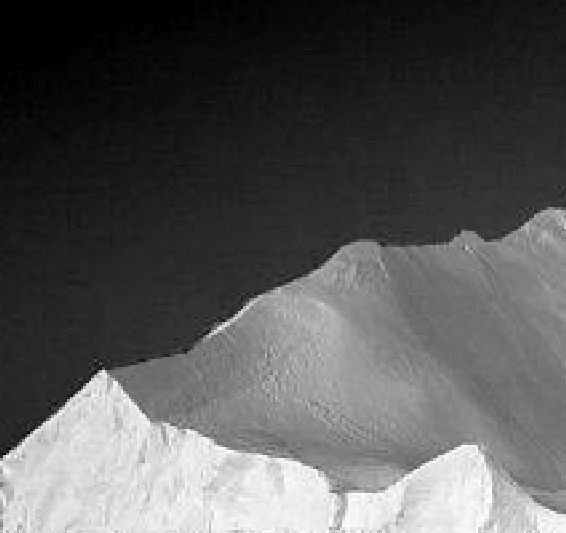
%> input picture Codes for Exercise 7/5.tif, 566 x 533 px
$ octave Otsu2.m   (GNU Octave 9; MATLAB toolbox functions it lacks are replaced by stand-ins)
%> lines starting %> are read from the running program, lines starting %| are printed output that depends on the picture; in (x1, y1, x2, y2) boxes, pixels count from 0 and x2, y2 are one past the last pixel; in counts of white or black regions, pixels touching at a corner belong together; the program's own positions count from 1
%in barnamei baraye OTSU Method (CHAND SATHI SAZI) ast,BARAYE
%EJRAYE BARNAME HAME BARNAME RA ENTEKHAB KARDE(Ctrl+A & Ctrl+C)VA DAR Command
%Window MATLAB PASTE KONID.
clc;
clear all;
close all;
Img=imread('5.tif');
%> Img is the input picture: size 533x566 uint8; min 0, max 254, mean 87.3
zz = zeros(size(Img));
%threshold
T = [90,190,255];

for k = 1 : numel(T)-1
    lo = T(k);
    up = T(k+1);

    zz(Img >= lo & Img < up) = k;
end
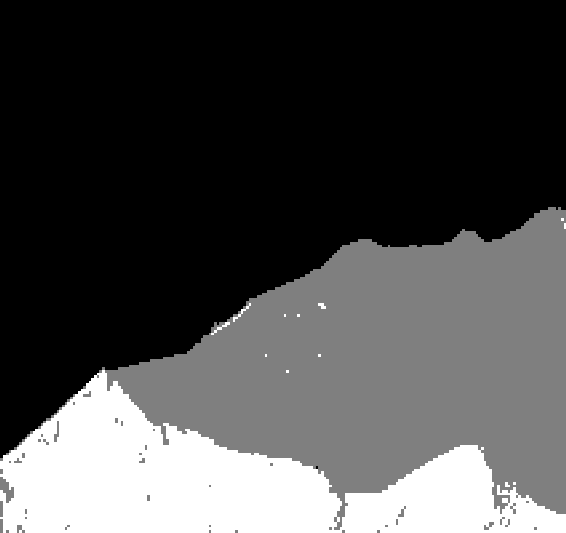
%> zz: size 533x566 double; min 0, max 2, mean 0.579; drawn with min black and max white

reout = uint8(255*(zz - min(zz(:))) / (max(zz(:)) - min(zz(:))));
figure(1);
subplot(2,1,1);
imshow(Img);title('tasvire vorudi');
subplot(2,1,2);
imhist(Img);title('histogram tasvire vorudi');
%> after `title('histogram tasvire vorudi')`:
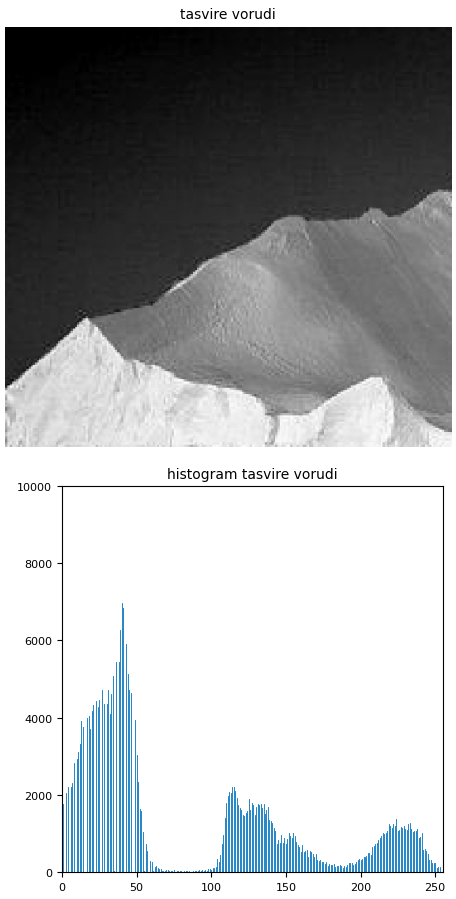
%> figure redrawn from the program's plot data, 2 panels
figure(2);
subplot(2,1,1);
imshow(reout);title('tasvire khoruji Otsu method chand sathi sazi');
subplot(2,1,2);
imhist(reout);title('histogram tasvire khoruji Otsu method chand sathi');
%> after `title('histogram tasvire khoruji Otsu method chand sathi')`:
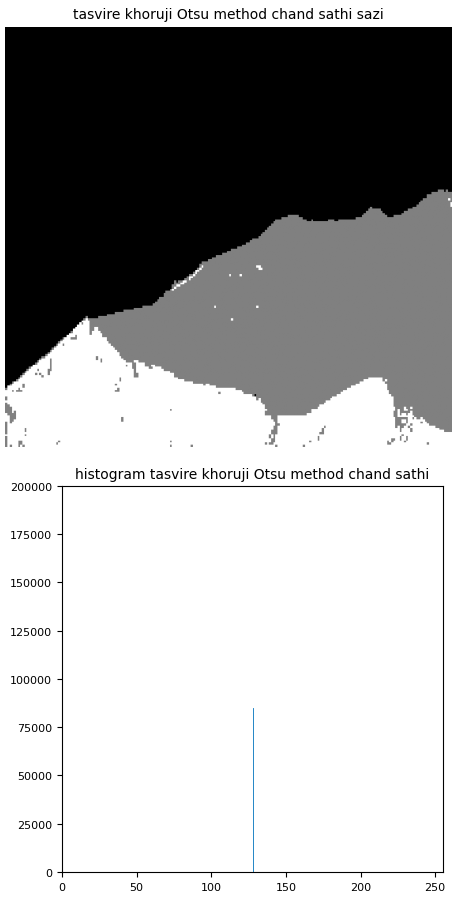
%> figure redrawn from the program's plot data, 2 panels

$ run again, with Codes for Exercise 7/4.tif copied over Codes for Exercise 7/5.tif
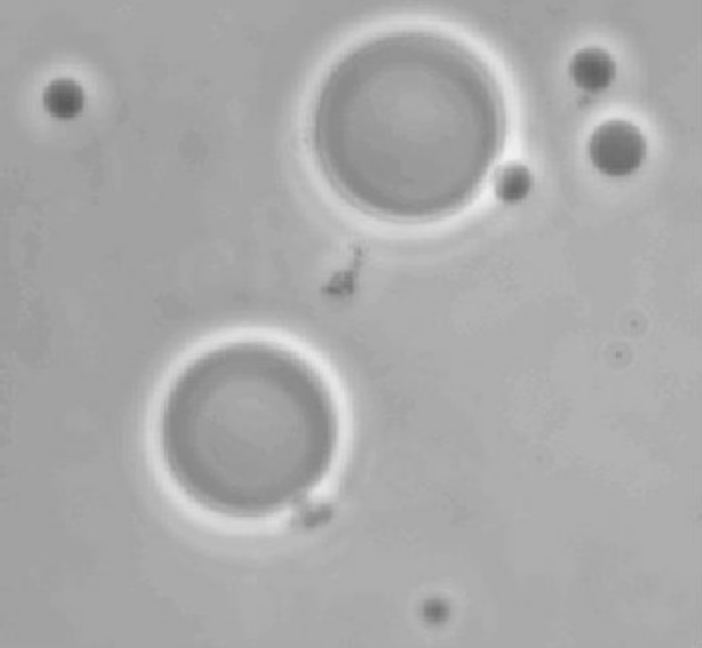
%> input picture Codes for Exercise 7/4.tif, 702 x 648 px
%> Img is the input picture: size 648x702 uint8; min 90, max 241, mean 169.6
%> after the loop `for k = 1 : numel(T)-1`:
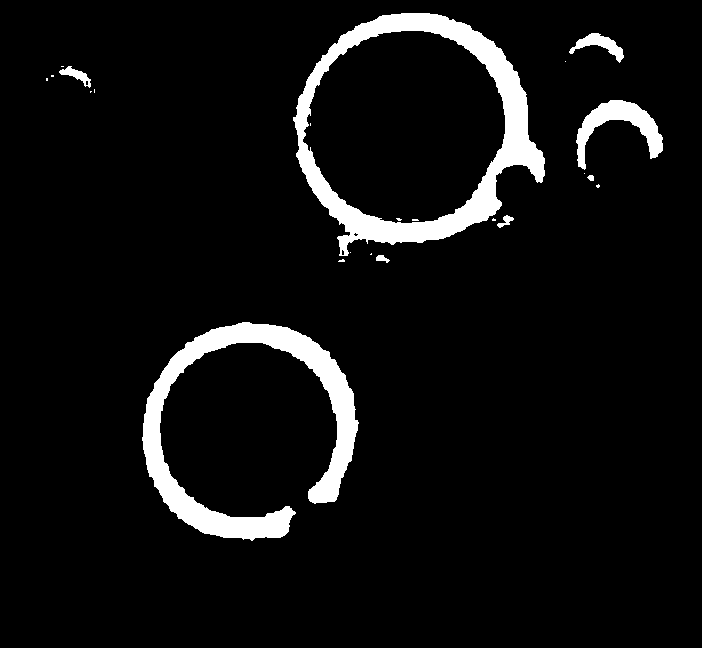
%> zz: size 648x702 double; values 1 (black) and 2 (white), 6.3% white; 23 white regions (15 under 20 px), largest, box (x1, y1, x2, y2) and area: (293, 13, 545, 256) 13382, (142, 322, 359, 541) 12061, (576, 100, 663, 170) 2125
%> `title('histogram tasvire khoruji Otsu method chand sathi')`:
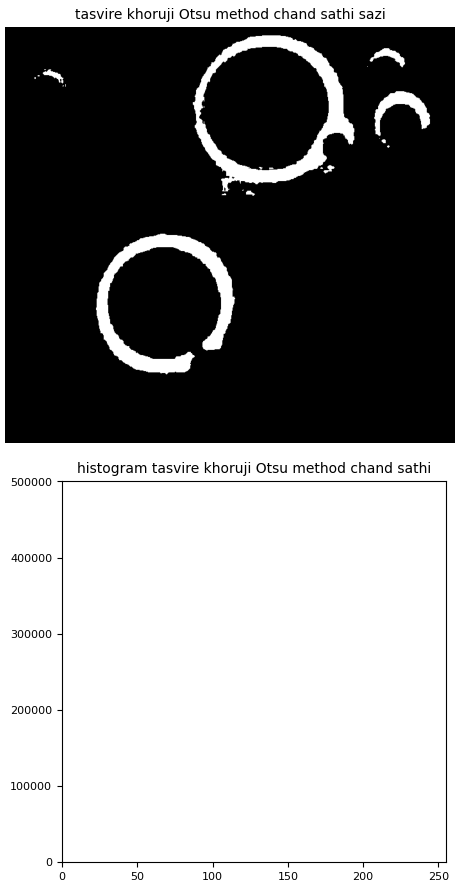
%> figure redrawn from the program's plot data, 2 panels

$ run again, with Codes for Exercise 7/7.tif copied over Codes for Exercise 7/5.tif
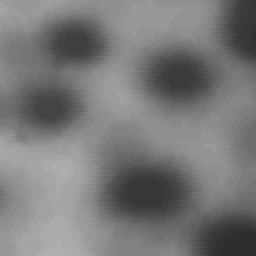
%> input picture Codes for Exercise 7/7.tif, 128 x 128 px (shown 2 times larger)
%> after the loop `for k = 1 : numel(T)-1`:
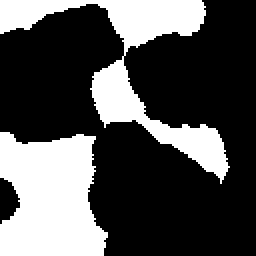
%> zz: size 128x128 double (shown 2 times larger); values 0 (black) and 1 (white), 31.6% white; 2 white regions, box (x1, y1, x2, y2) and area: (0, 66, 54, 128) 2651, (0, 0, 115, 92) 2525
%> `title('histogram tasvire khoruji Otsu method chand sathi')`:
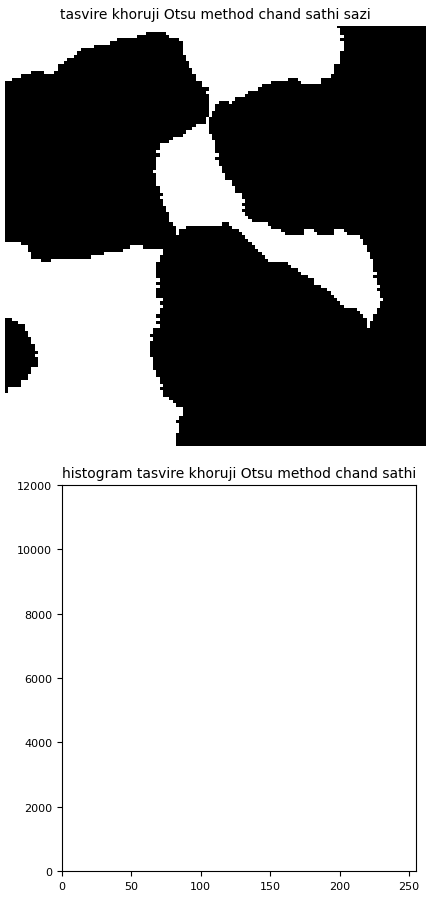
%> figure redrawn from the program's plot data, 2 panels
